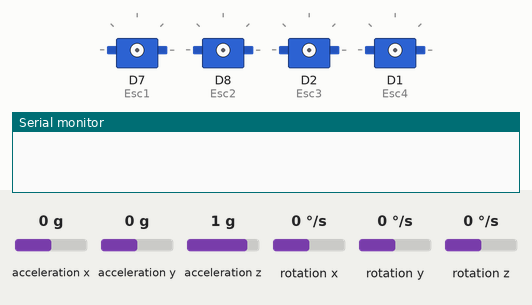
This sketch was run on a simulated ESP8266 (NodeMCU). Shown: 4 × servo, the last lines printed to the serial monitor. The test bench sets the inputs (shaded band); at power-on: acceleration x 0 g, acceleration y 0 g, acceleration z 1 g, rotation x 0 °/s, rotation y 0 °/s, rotation z 0 °/s.

Above: at 0.0 s.
At 5.0 s:
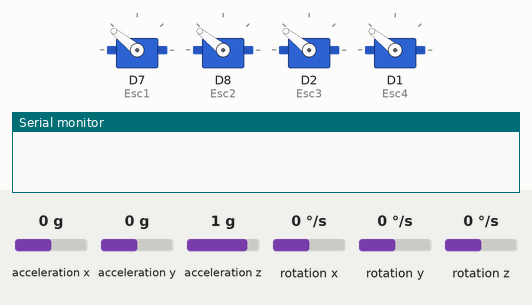
At 8.1 s:
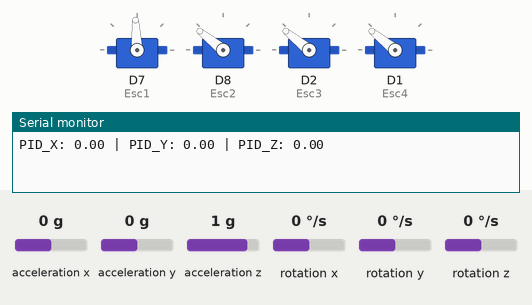
At 10.1 s:
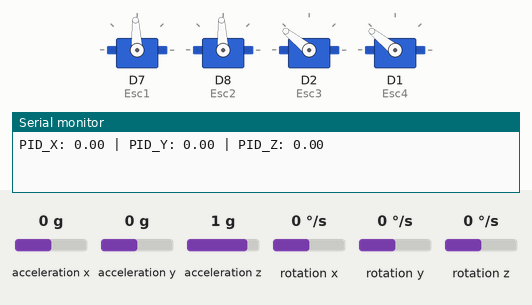
At 12.1 s:
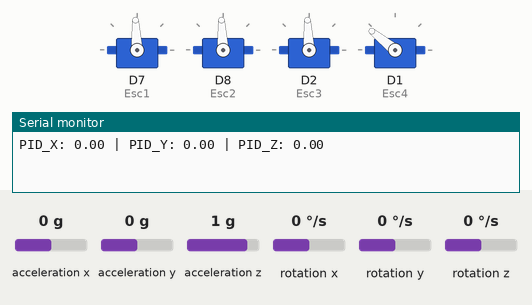
At 14.1 s:
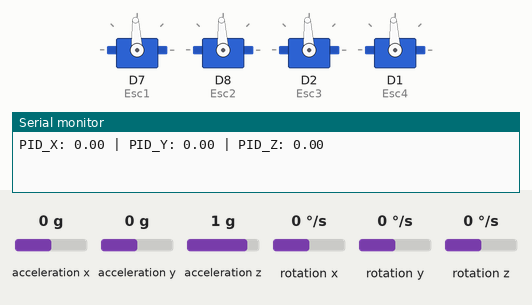
Timing chart, 0 to 15.6 s (numbered marks = the images above):
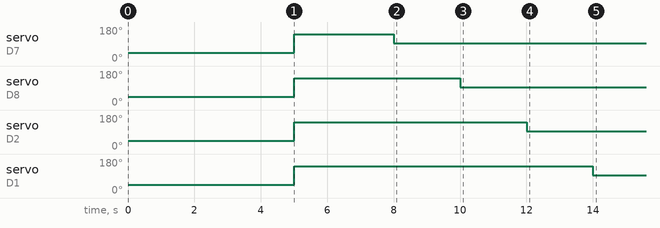

Measured:
- by itself, servo on D7 (Esc1): 44° → 141° at 5.0 s, → 93° 3.0 s later
- by itself, servo on D8 (Esc2): 44° → 141° at 5.0 s, → 93° 5.0 s later
- by itself, servo on D2 (Esc3): 44° → 141° at 5.0 s, → 93° 7.0 s later
- by itself, servo on D1 (Esc4): 44° → 141° at 5.0 s, → 93° 9.0 s later

The sketch:

PID_Drone_balanca-II.ino
```cpp
#include <Wire.h>
#include <Servo.h>
#include <ESP8266WiFi.h>
#include <WebSocketsServer.h>
#include "MPU6050_tockn.h"

// Variáveis globais
extern void PIDcontrole();
extern void setupWebSocket();
extern void loopWebSocket();
extern float PID_X;
extern float PID_Y;
extern float PID_Z;

float input = 1600;
float outputMotor_left_front;
float outputMotor_right_front;
float outputMotor_left_rear;
float outputMotor_right_rear;

#define Esc1 D7
#define Esc2 D8
#define Esc3 D2
#define Esc4 D1

Servo esc1;
Servo esc2;
Servo esc3;
Servo esc4;

MPU6050 mpu6050(Wire);

void setup() {
  Serial.begin(115200);
  int SDA = D6;
  int SCL = D5;
  Wire.begin(SDA, SCL);
  mpu6050.begin();
  mpu6050.calcGyroOffsets(true);

  esc1.attach(Esc1);
  esc2.attach(Esc2);
  esc3.attach(Esc3);
  esc4.attach(Esc4);

  esc1.writeMicroseconds(1000);
  esc2.writeMicroseconds(1000);
  esc3.writeMicroseconds(1000);
  esc4.writeMicroseconds(1000);

  delay(2000);

  esc1.writeMicroseconds(2000);
  esc2.writeMicroseconds(2000);
  esc3.writeMicroseconds(2000);
  esc4.writeMicroseconds(2000);

  delay(3000);

  PIDcontrole();
 // setupWebSocket();
}

void loop() {
  outputMotor_left_front = input - PID_X;
  outputMotor_right_front = input + PID_X;
  outputMotor_left_rear = input - PID_X;
  outputMotor_right_rear = input + PID_X;

  outputMotor_left_front = constrain(outputMotor_left_front, 1000, 2000);
  outputMotor_right_front = constrain(outputMotor_right_front, 1000, 2000);
  outputMotor_left_rear = constrain(outputMotor_left_rear, 1000, 2000);
  outputMotor_right_rear = constrain(outputMotor_right_rear, 1000, 2000);

  esc1.writeMicroseconds(1500);
  delay(2000);
  esc2.writeMicroseconds(1500);
  delay(2000);
  esc3.writeMicroseconds(1500);
  delay(2000);
  esc4.writeMicroseconds(1500);
  delay(2000);

  PIDcontrole();
//  loopWebSocket();
}
```

NodeMCU_WebSocket.ino
```cpp
#include <ESP8266WiFi.h>
#include <WebSocketsServer.h>

const char* ssid = "RIFFEL 2.4GHZ";
const char* password = "#Juliana@2020+";
const int webSocketPort = 80;
float inputReceived;

WebSocketsServer webSocketServer(webSocketPort);

void webSocketEvent(uint8_t num, WStype_t type, uint8_t* payload, size_t length) {
  switch (type) {
    case WStype_DISCONNECTED:
      Serial.printf("[%u] Desconectado!\n", num);
      break;
    case WStype_CONNECTED:
      {
        IPAddress ip = webSocketServer.remoteIP(num);
        Serial.printf("[%u] Conectado do IP %d.%d.%d.%d\n", num, ip[0], ip[1], ip[2], ip[3]);
      }
      break;
    case WStype_TEXT:
      {
        String receivedMessage;
        receivedMessage.reserve(length);
        receivedMessage = String((char*)payload);

        if (receivedMessage.toInt() != 0 || receivedMessage == "0") {
          Serial.printf("%s\n", receivedMessage.c_str());
          inputReceived = receivedMessage.toFloat();
          String responseMessage = receivedMessage;
          webSocketServer.sendTXT(num, responseMessage);
        }
      }
      break;
  }
}

void setupWebSocket() {
  WiFi.begin(ssid, password);
  while (WiFi.status() != WL_CONNECTED) {
    delay(1000);
    Serial.println("Conectando ao WiFi...");
  }

  Serial.println("");
  Serial.println("WiFi conectado");
  Serial.println("Endereço IP: ");
  Serial.println(WiFi.localIP());

  webSocketServer.begin();
  webSocketServer.onEvent(webSocketEvent);
}

void loopWebSocket() {
  webSocketServer.loop();
}
```

PID_Controller.ino
```cpp
#include <Wire.h>
#include <MPU6050_tockn.h>

float currentTime, elapsedTime, previousTime;

float PID_X, angleX, errorX, previousErrorX;
float PID_Y, angleY, errorY, previousErrorY;
float PID_Z, angleZ, errorZ, previousErrorZ;

float Kp_X = 2.4;
float Ki_X = 0.003;
float Kd_X = 3.65;

float Kp_Y = 2.4;
float Ki_Y = 0.003;
float Kd_Y = 3.65;

float Kp_Z = 2.4;
float Ki_Z = 0.003;
float Kd_Z = 3.65;

float calcP_X, calcI_X, calcD_X;
float calcP_Y, calcI_Y, calcD_Y;
float calcP_Z, calcI_Z, calcD_Z;

float desiredAngle = 0;

void PIDcontrole() {

  mpu6050.update();

  previousTime = currentTime;
  currentTime = millis();
  elapsedTime = (currentTime - previousTime) / 1000.0;

  angleX = mpu6050.getAngleX();
  angleY = mpu6050.getAngleY();
  angleZ = mpu6050.getAngleZ();

  errorX = angleX - desiredAngle;
  errorY = angleY - desiredAngle;
  errorZ = angleZ - desiredAngle;

//########### PID_PITCH ###########

// Cálculo do termo proporcional (P)
calcP_X = Kp_X * errorX;

// Cálculo do termo integral (I)
if (-3 < errorX && errorX < 3) {
  calcI_X += Ki_X * errorX;
}

// Cálculo do termo derivativo (D)
calcD_X = Kd_X * ((errorX - previousErrorX) / elapsedTime);

// Soma dos termos para obter o valor final do PID
PID_X = calcP_X + calcI_X + calcD_X;

// Limitando o valor do PID entre -1000 e 1000
PID_X = constrain(PID_X, 0, 1000);
//########### PID_ROW ###########

// Cálculo do termo proporcional (P)
calcP_Y = Kp_Y * errorY;

// Cálculo do termo integral (I)
if (-3 < errorY && errorY < 3) {
  calcI_Y += Ki_Y * errorY;
}

// Cálculo do termo derivativo (D)
calcD_Y = Kd_Y * ((errorY - previousErrorY) / elapsedTime);

// Soma dos termos para obter o valor final do PID
PID_Y = calcP_Y + calcI_Y + calcD_Y;

// Limitando o valor do PID entre -1000 e 1000
PID_Y = constrain(PID_Y, 0, 1000);
//########### PID_YAW ###########

// Cálculo do termo proporcional (P)
calcP_Z = Kp_Z * errorZ;

// Cálculo do termo integral (I)
if (-3 < errorZ && errorZ < 3) {
  calcI_Z += Ki_Z * errorZ;
}

// Cálculo do termo derivativo (D)
calcD_Z = Kd_Z * ((errorZ - previousErrorZ) / elapsedTime);

// Soma dos termos para obter o valor final do PID
PID_Z = calcP_Z + calcI_Z + calcD_Z;

// Limitando o valor do PID entre -1000 e 1000
PID_Z = constrain(PID_Z, 0, 1000);

  Serial.print("PID_X: ");
  Serial.print(PID_X);
  Serial.print(" | ");
  Serial.print("PID_Y: ");
  Serial.print(PID_Y);
  Serial.print(" | ");
  Serial.print("PID_Z: ");
  Serial.println(PID_Z);

  previousErrorX = errorX;
  previousErrorY = errorY;
  previousErrorZ = errorZ;

}
```
